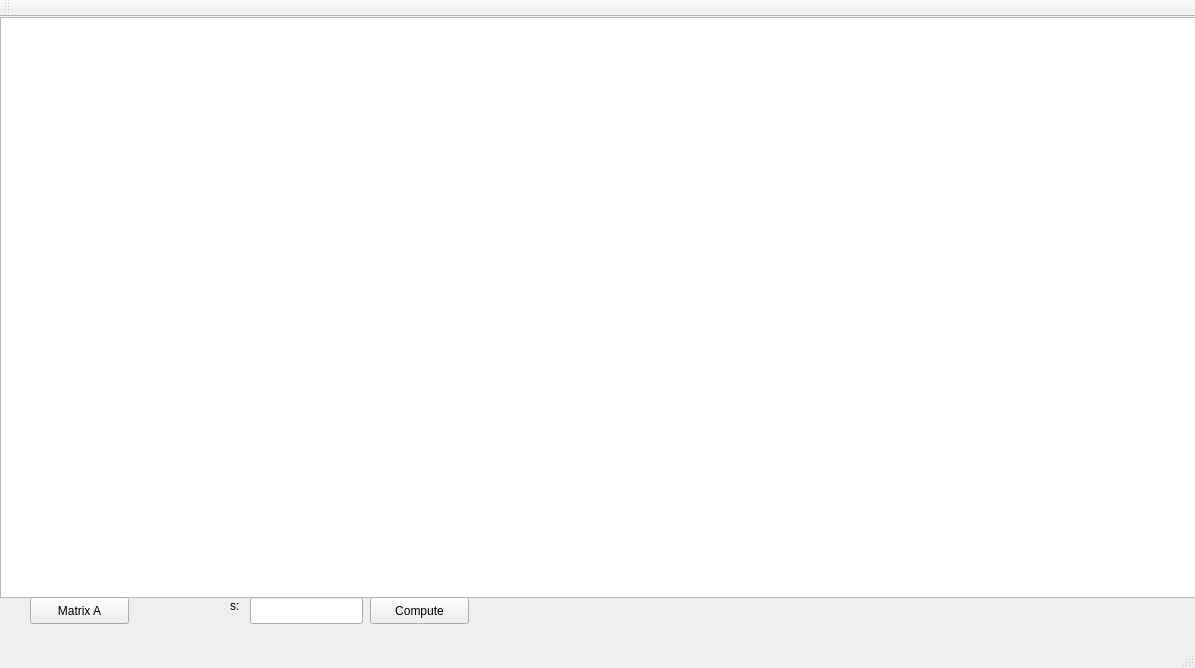
<?xml version="1.0" encoding="UTF-8"?>
<ui version="4.0">
 <class>CN_HW6</class>
 <widget class="QMainWindow" name="CN_HW6">
  <property name="geometry">
   <rect>
    <x>0</x>
    <y>0</y>
    <width>1195</width>
    <height>668</height>
   </rect>
  </property>
  <property name="windowTitle">
   <string>CN_HW6</string>
  </property>
  <widget class="QWidget" name="centralWidget">
   <widget class="QTextBrowser" name="textBrowser">
    <property name="geometry">
     <rect>
      <x>0</x>
      <y>0</y>
      <width>1201</width>
      <height>581</height>
     </rect>
    </property>
   </widget>
   <widget class="QPushButton" name="loadMatrixA">
    <property name="geometry">
     <rect>
      <x>30</x>
      <y>580</y>
      <width>99</width>
      <height>27</height>
     </rect>
    </property>
    <property name="text">
     <string>Matrix A</string>
    </property>
   </widget>
   <widget class="QPushButton" name="compute">
    <property name="geometry">
     <rect>
      <x>370</x>
      <y>580</y>
      <width>99</width>
      <height>27</height>
     </rect>
    </property>
    <property name="text">
     <string>Compute</string>
    </property>
   </widget>
   <widget class="QLineEdit" name="sInput">
    <property name="geometry">
     <rect>
      <x>250</x>
      <y>580</y>
      <width>113</width>
      <height>27</height>
     </rect>
    </property>
   </widget>
   <widget class="QLabel" name="label">
    <property name="geometry">
     <rect>
      <x>230</x>
      <y>580</y>
      <width>16</width>
      <height>17</height>
     </rect>
    </property>
    <property name="text">
     <string>s:</string>
    </property>
   </widget>
  </widget>
  <widget class="QMenuBar" name="menuBar">
   <property name="geometry">
    <rect>
     <x>0</x>
     <y>0</y>
     <width>1195</width>
     <height>23</height>
    </rect>
   </property>
  </widget>
  <widget class="QToolBar" name="mainToolBar">
   <attribute name="toolBarArea">
    <enum>TopToolBarArea</enum>
   </attribute>
   <attribute name="toolBarBreak">
    <bool>false</bool>
   </attribute>
  </widget>
  <widget class="QStatusBar" name="statusBar"/>
 </widget>
 <layoutdefault spacing="6" margin="11"/>
 <resources/>
 <connections/>
</ui>
